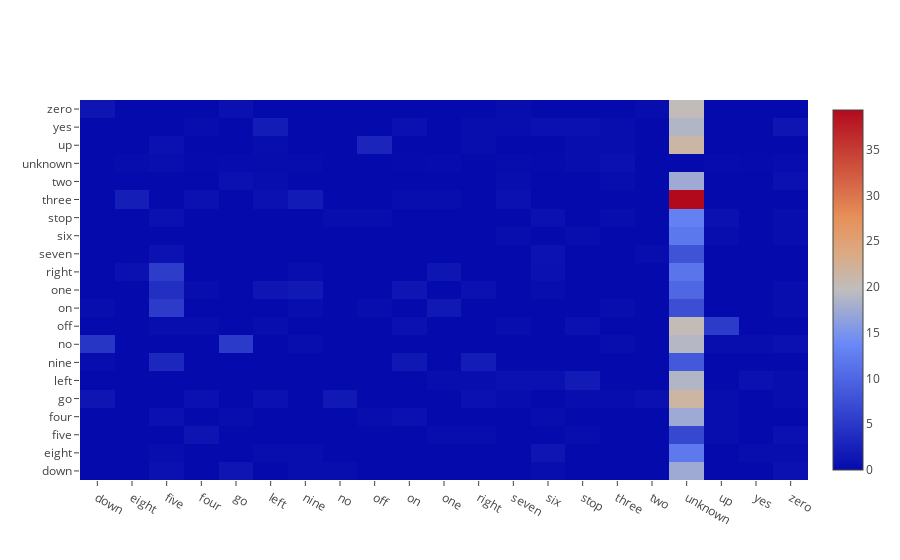

The notebook cell this image was saved under:
### Markdown cell above
#### Architecture 2

### Code cell
cm = confusion_matrix(labels, n_arch2_labels)
cm = cm.astype('float') / cm.sum(axis=1)[:, np.newaxis] * 100
np.fill_diagonal(cm, 0)
py.iplot([go.Heatmap(z=cm, x=encoder.classes_, y=encoder.classes_)], filename='n_arch2_error_matrix')

### Figure 1 — Plotly figure (JSON) as saved in the notebook; plotly's stock layout.template omitted (floating-point values rounded to 4 significant figures; data arrays with more than 128 entries replaced by an {"elided": "..."} marker saying what was removed)
{"data": [{"type": "heatmap", "x": ["down", "eight", "five", "four", "go", "left", "nine", "no", "off", "on", "one", "right", "seven", "six", "stop", "three", "two", "unknown", "up", "yes", "zero"], "y": ["down", "eight", "five", "four", "go", "left", "nine", "no", "off", "on", "one", "right", "seven", "six", "stop", "three", "two", "unknown", "up", "yes", "zero"], "z": {"elided": "21x21 float values"}}], "layout": {}}
